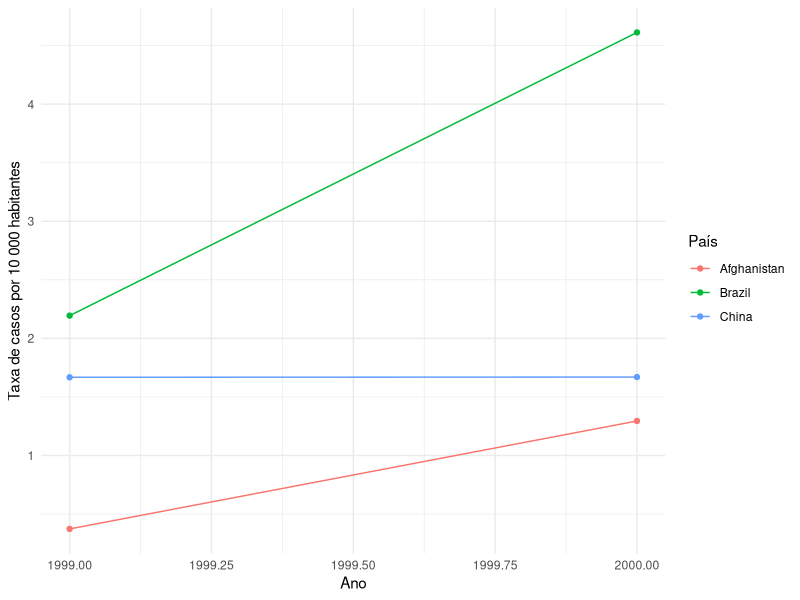
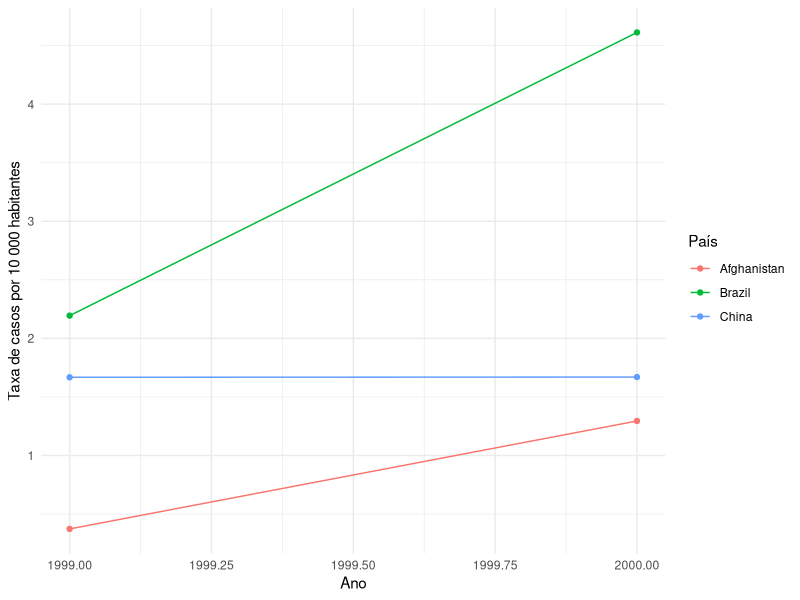

Write the R code that produced these figures, in order.
## ---- chunk 1
library(tidyverse)
## ---- chunk 2
table1
## ---- chunk 3
table2

## ---- chunk 4
table3
## ---- chunk 5
table4a
## ---- chunk 6
table4b
## ---- chunk 7
library(dplyr)

dados <- table1
taxas <- dados %>%
        mutate(taxa = cases/population * 10000)
        
taxas

## ---- chunk 8
casos_ano <- dados %>% 
              group_by(year) %>% 
                summarise(casos = sum(cases))
casos_ano
## ---- chunk 9

casos_pais <- dados %>% 
                group_by(country) %>% 
                  summarise(total = sum(cases))
casos_pais
## ---- chunk 10
mudanca_numero_casos <- dados %>% 
                          arrange(country, year) %>% 
                            group_by(country) %>% 
                              mutate(mudanca = cases - lag(cases)) %>% 
                                filter(year == 2000) %>% 
                                  select(country, mudanca)

mudanca_numero_casos
## ---- chunk 11
library(ggplot2)
grafico <- ggplot(taxas, aes(x = year, y = taxa, group = country, colour = country)) +
            geom_line() +
              geom_point() +
               labs(x = "Ano", y = "Taxa de casos por 10 000 habitantes", color = "País") +
                  theme_minimal()
grafico
## ---- chunk 12
#para table2

casos_table2 <- table2 %>% 
                  filter(type == "cases")%>% 
                    select(country, year, count)

populacao_table2 <- table2 %>% 
                      filter(type == "population")%>% 
                        select(country, year,  count)


taxa_tabela2 <- casos_table2 %>% 
                  mutate(taxa = count/populacao_table2$count * 10000)
taxa_tabela2

## ---- chunk 13
#para table4a + table4b

casos_table4a <- table4a %>%
                  pivot_longer(
                     cols = c(`1999`, `2000`),
                     names_to = "year",
                     values_to = "cases"
  )

casos_table4a

populacao_table4b <- table4b %>%
                      pivot_longer(
                        cols = c(`1999`, `2000`),
                        names_to = "year",
                        values_to = "population"
  )

populacao_table4b

taxa_tabela4 <- casos_table4a %>% 
                  mutate(taxa = cases/ populacao_table4b$population * 10000)
taxa_tabela4

## ---- chunk 14
grafico2 <- ggplot(taxa_tabela2, aes(x = year, y = taxa, group = country, colour = country)) +
            geom_line() +
              geom_point() +
               labs(x = "Ano", y = "Taxa de casos por 10 000 habitantes", color = "País") +
                  theme_minimal()
grafico2
## ---- chunk 15
tidy4a <- table4a %>% 
                  pivot_longer(
                    cols = c('1999', '2000'),
                    names_to = "ano",
                    values_to = "casos"
                  )
## ---- chunk 16
tidy4b <- table4b %>% 
                  pivot_longer(
                    cols = c('1999','2000'),
                    names_to = "ano",
                    values_to = "população"
                  )
## ---- chunk 17

tabela4 <- left_join(
            tidy4a,
            tidy4b,
            by = c("country", "ano")
)

tabela4

## ---- chunk 18
tabela2 <- table2 %>% 
            pivot_wider(
              names_from = type,
              values_from = count
            )

tabela2


## ---- chunk 19
tabela3 <- table3 %>% 
            separate(
              rate,
              into = c("cases", "population"),
              sep = "/",
              convert = TRUE
            )
tabela3
